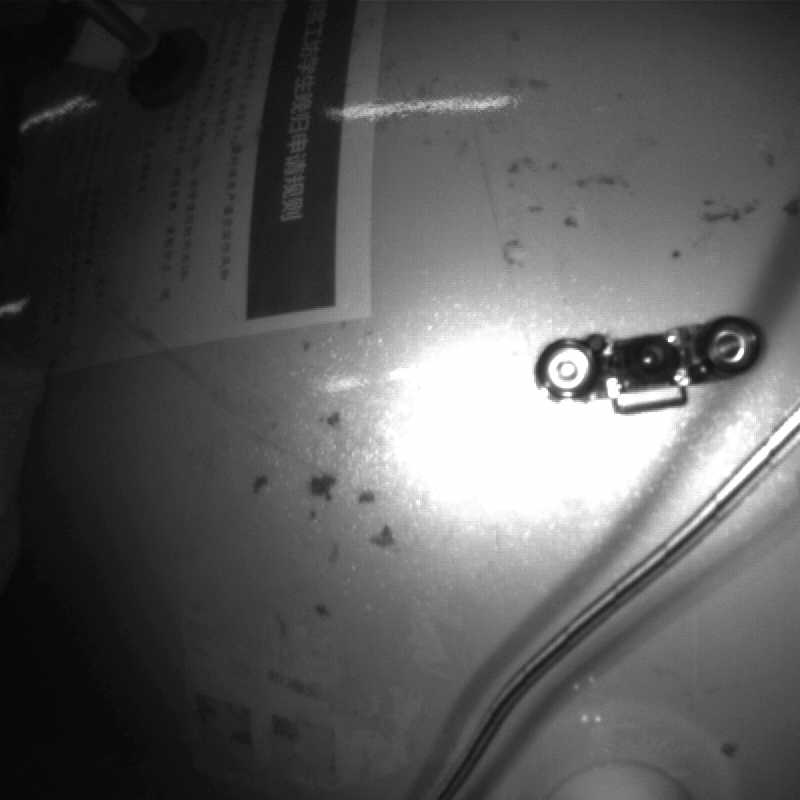
#> input picture project/wifi_test/calibration_runs/2026-08-04-fisheye-10x7-15mm/current_frame.jpg, 800 x 800 px; the run also reads 1 picture not shown here
$ python visual_audit_fisheye.py   (older library calls are emulated)
#> lines starting #> are read from the running program, lines starting #| are printed output that depends on the picture; after the words box and inside, x2 and y2 are one past the last pixel; in counts of white or black regions, pixels touching at a corner belong together; long printed decimals are rounded
from __future__ import annotations
import json
from pathlib import Path
import cv2
import numpy as np

ROOT=Path(__file__).resolve().parent
CAL=json.loads((ROOT/'fisheye_calibration.json').read_text(encoding='utf-8'))
#> (reads project/wifi_test/calibration_runs/2026-08-04-fisheye-10x7-15mm/fisheye_calibration.json from the repository)
K=np.array(CAL['K'],np.float64); D=np.array(CAL['D'],np.float64).reshape(4,1)
SIZE=tuple(CAL['image_size'])
PICKS=['view_034.jpg','view_036.jpg','view_014.jpg','view_005.jpg','view_011.jpg']
OUT=ROOT/'audit'; OUT.mkdir(exist_ok=True)

# Undistortion audit for current frame and extreme calibration views.
for name in ['current_frame.jpg',*PICKS]:
    src=cv2.imread(str(ROOT/name if name=='current_frame.jpg' else ROOT/'views'/name),cv2.IMREAD_GRAYSCALE)
#> src is the input picture: shape (800, 800); min 5, max 255, mean 90
    if src is None: continue
    panels=[cv2.cvtColor(src,cv2.COLOR_GRAY2BGR)]
    cv2.putText(panels[0],'DISTORTED',(12,28),cv2.FONT_HERSHEY_SIMPLEX,.65,(0,255,255),2,cv2.LINE_AA)
    for balance in (0.0,0.5,1.0):
        newK=cv2.fisheye.estimateNewCameraMatrixForUndistortRectify(K,D,SIZE,np.eye(3),balance=balance,new_size=SIZE,fov_scale=1.0)
        map1,map2=cv2.fisheye.initUndistortRectifyMap(K,D,np.eye(3),newK,SIZE,cv2.CV_16SC2)
        und=cv2.remap(src,map1,map2,cv2.INTER_LANCZOS4,borderMode=cv2.BORDER_CONSTANT)
        panel=cv2.cvtColor(und,cv2.COLOR_GRAY2BGR)
        cv2.putText(panel,f'UNDISTORT balance={balance:.1f}',(12,28),cv2.FONT_HERSHEY_SIMPLEX,.65,(0,255,0),2,cv2.LINE_AA)
        panels.append(panel)
#> this loop made 3 passes
#> pass 1, `und=cv2.remap(src,map1,map2,cv2.INTER_LANCZOS4,borderMode=cv2.BORDER_C..`:
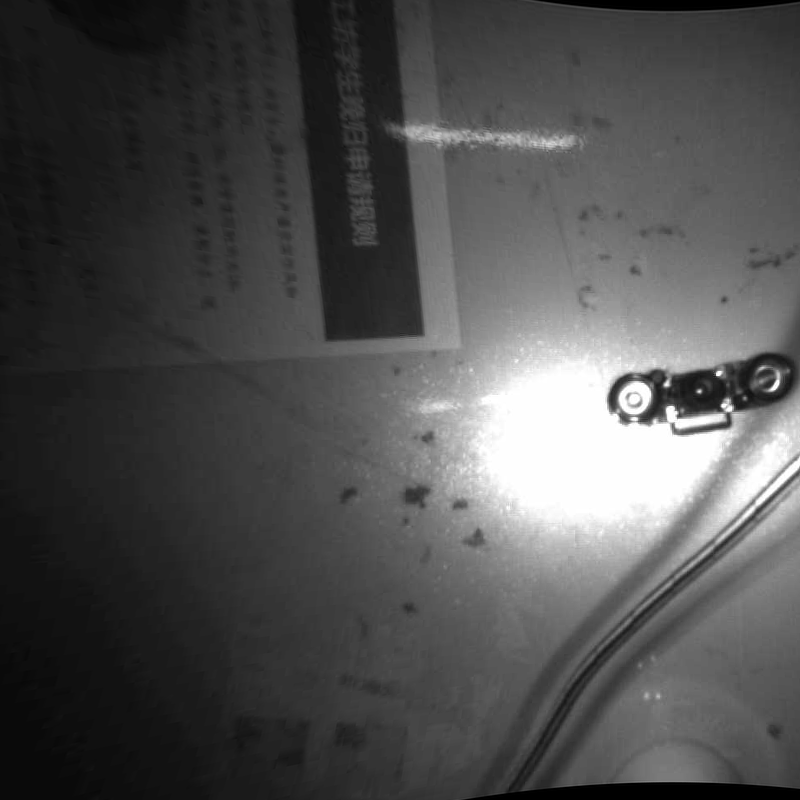
#> und: shape (800, 800); min 0, max 255, mean 78.8
#> pass 2, `und=cv2.remap(src,map1,map2,cv2.INTER_LANCZOS4,borderMode=cv2.BORDER_C..`:
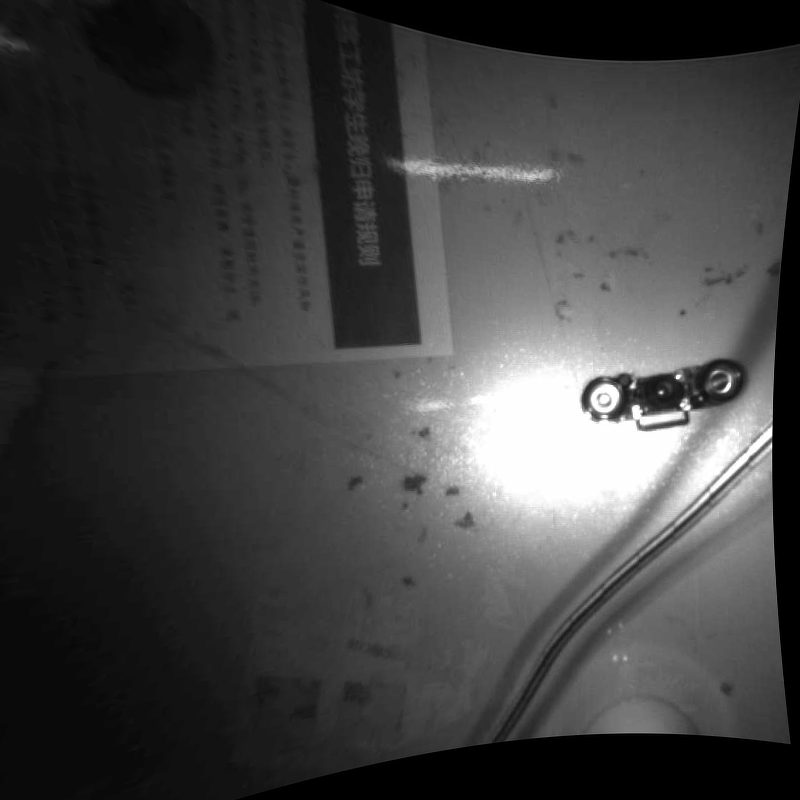
#> und: shape (800, 800); min 0, max 255, mean 65.2
#> after the loop:
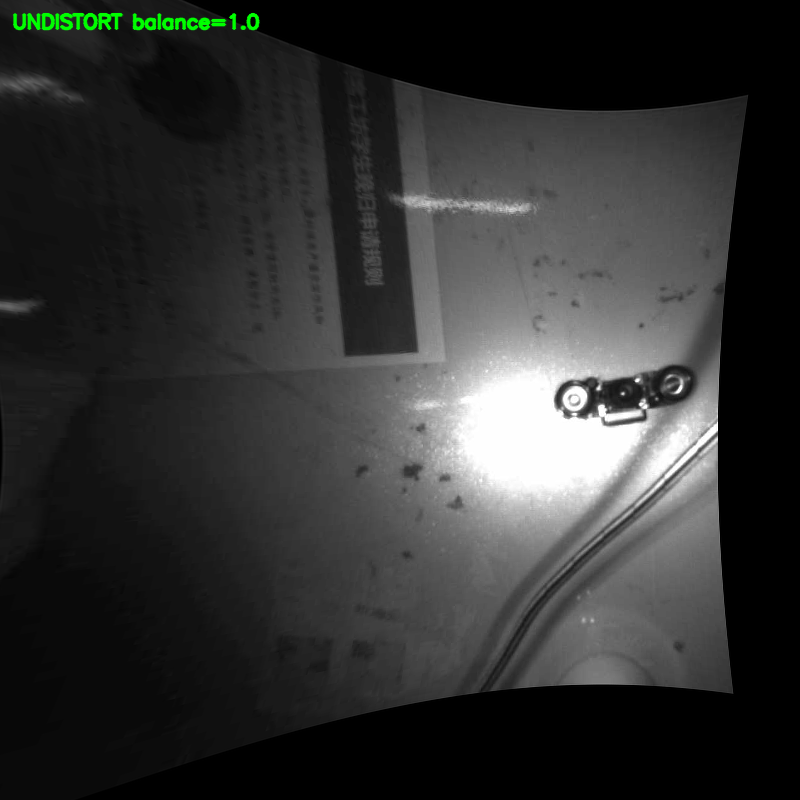
#> panel: shape (800, 800, 3); mean B, G, R 49.4, 50.2, 49.4
#> after the loop, panels = 4 items
    montage=np.hstack(panels)
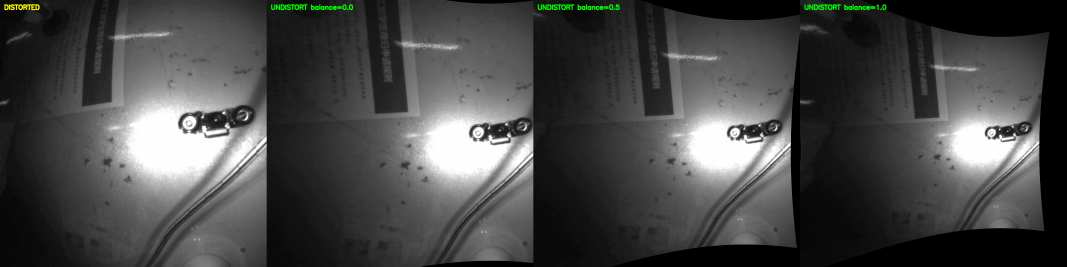
#> montage: shape (800, 3200, 3) (shown at 1/3 size); mean of channels 0, 1, 2 70.8, 71.6, 70.9; drawn as B, G, R
    cv2.imwrite(str(OUT/f'{Path(name).stem}_undistort_montage.jpg'),montage,[cv2.IMWRITE_JPEG_QUALITY,95])
#> pass 2 of the loop `for name in ['current_frame.jpg',*PICKS]:`:
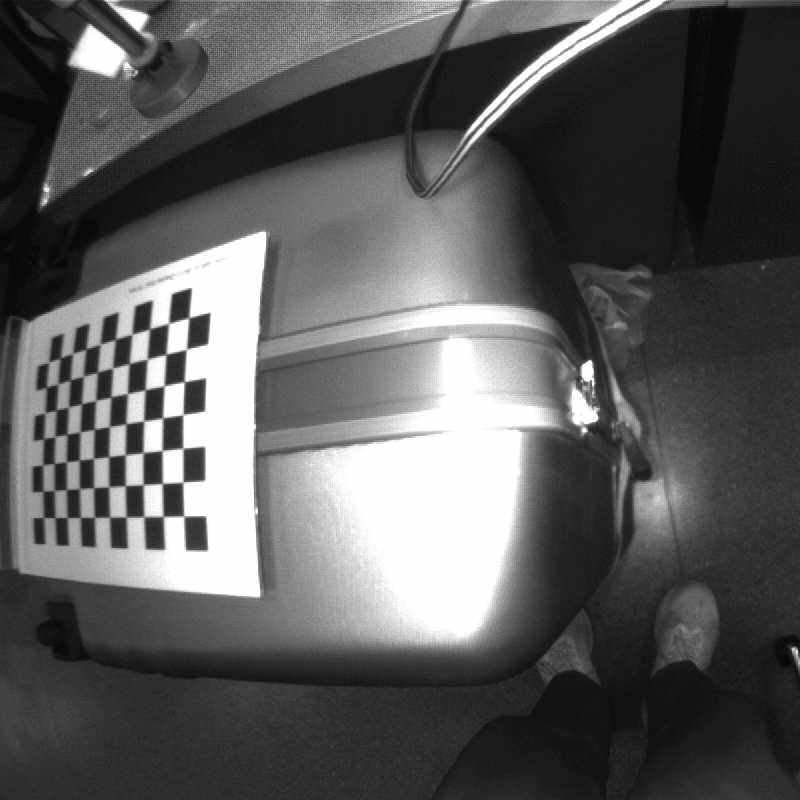
#> input picture project/wifi_test/calibration_runs/2026-08-04-fisheye-10x7-15mm/views/view_034.jpg, 800 x 800 px
#> src is the input picture: shape (800, 800); min 1, max 255, mean 91.3
#> the loop `for balance in (0.0,0.5,1.0):` made 3 passes
#> newK on passes 1 to 3: [[513.3, 0, 671.6], [0, 511.9, 466.1], [0, 0, 1]], [[447.6, 0, 636.8], [0, 446.4, 457.6], [0, 0, 1]], [[381.9, 0, 602.1], [0, 380.9, 449.2], [0, 0, 1]]
#> `montage=np.hstack(panels)`:
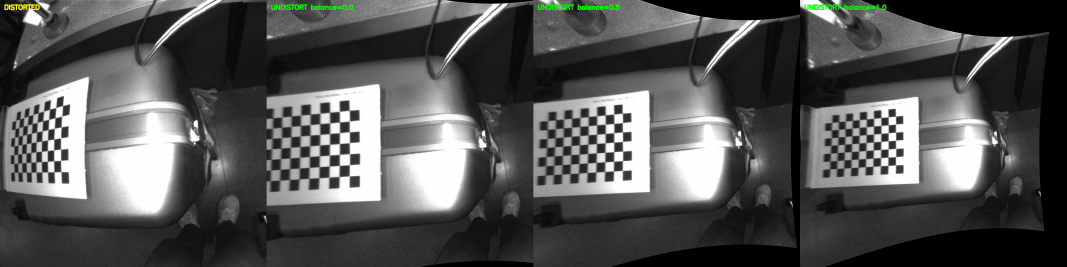
#> montage: shape (800, 3200, 3) (shown at 1/3 size); mean of channels 0, 1, 2 83.6, 84.3, 83.7; drawn as B, G, R
#> pass 3 of the loop `for name in ['current_frame.jpg',*PICKS]:`:
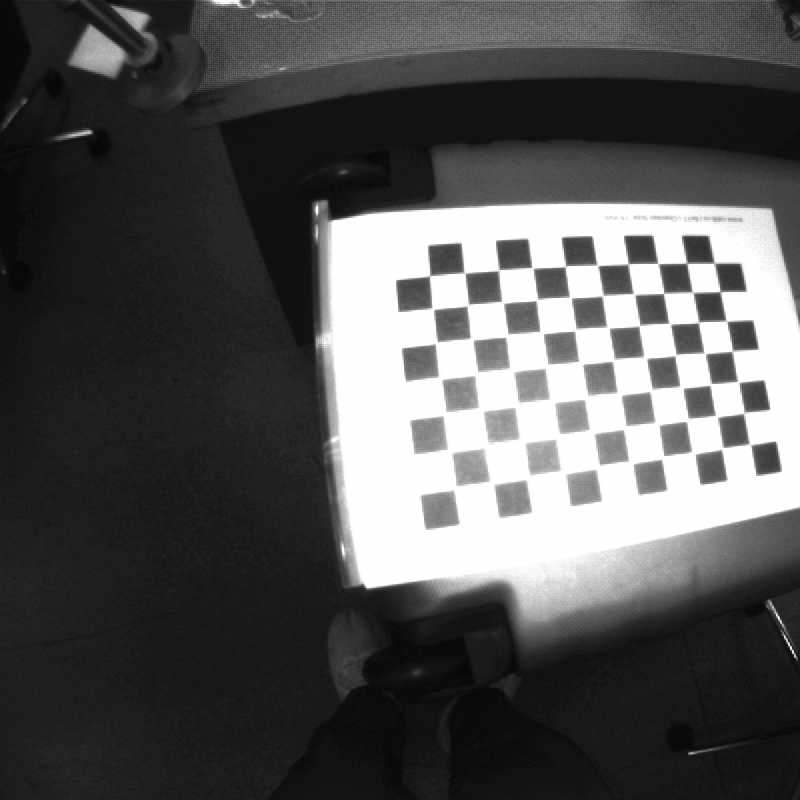
#> input picture project/wifi_test/calibration_runs/2026-08-04-fisheye-10x7-15mm/views/view_036.jpg, 800 x 800 px
#> src is the input picture: shape (800, 800); min 0, max 255, mean 84.7
#> `montage=np.hstack(panels)`:
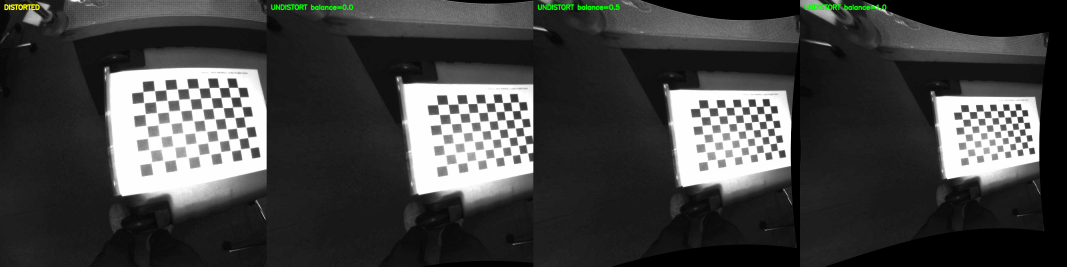
#> montage: shape (800, 3200, 3) (shown at 1/3 size); mean of channels 0, 1, 2 65.6, 66.3, 65.7; drawn as B, G, R
#> the loop made 6 passes; the first 3 are shown

# Reprojection overlays use saved per-view extrinsics recomputed from calibrated K/D.
obj=np.zeros((1,70,3),np.float64); obj[0,:,:2]=np.mgrid[0:10,0:7].T.reshape(-1,2)*15.0
#> after `obj = np.zeros((1, 70, 3), np.float64)`: obj = 70 rows, first 8: [0, 0, 0], [0, 0, 0], [0, 0, 0], [0, 0, 0], [0, 0, 0], [0, 0, 0], [0, 0, 0], [0, 0, 0]
for name in PICKS:
    src=cv2.imread(str(ROOT/'views'/name),cv2.IMREAD_GRAYSCALE)
    found,corners=cv2.findChessboardCorners(src,(10,7),cv2.CALIB_CB_ADAPTIVE_THRESH|cv2.CALIB_CB_NORMALIZE_IMAGE)
    if not found: continue
    corners=cv2.cornerSubPix(src,corners,(7,7),(-1,-1),(cv2.TERM_CRITERIA_EPS+cv2.TERM_CRITERIA_MAX_ITER,50,1e-4)).reshape(1,-1,2).astype(np.float64)
    ok,rvec,tvec=cv2.solvePnP(obj.reshape(-1,3),corners.reshape(-1,2),K,D,flags=cv2.SOLVEPNP_ITERATIVE)
    # solvePnP is pinhole and not valid for fisheye; undistort points then solve normalized.
    norm=cv2.fisheye.undistortPoints(corners,K,D).reshape(-1,2)
    ok,rvec,tvec=cv2.solvePnP(obj.reshape(-1,3),norm,np.eye(3),None,flags=cv2.SOLVEPNP_ITERATIVE)
    projected,_=cv2.fisheye.projectPoints(obj,rvec,tvec,K,D)
    vis=cv2.cvtColor(src,cv2.COLOR_GRAY2BGR)
    for observed,predicted in zip(corners.reshape(-1,2),projected.reshape(-1,2)):
        cv2.circle(vis,tuple(np.round(observed).astype(int)),3,(0,255,0),-1,cv2.LINE_AA)
        cv2.drawMarker(vis,tuple(np.round(predicted).astype(int)),(0,0,255),cv2.MARKER_CROSS,8,1,cv2.LINE_AA)
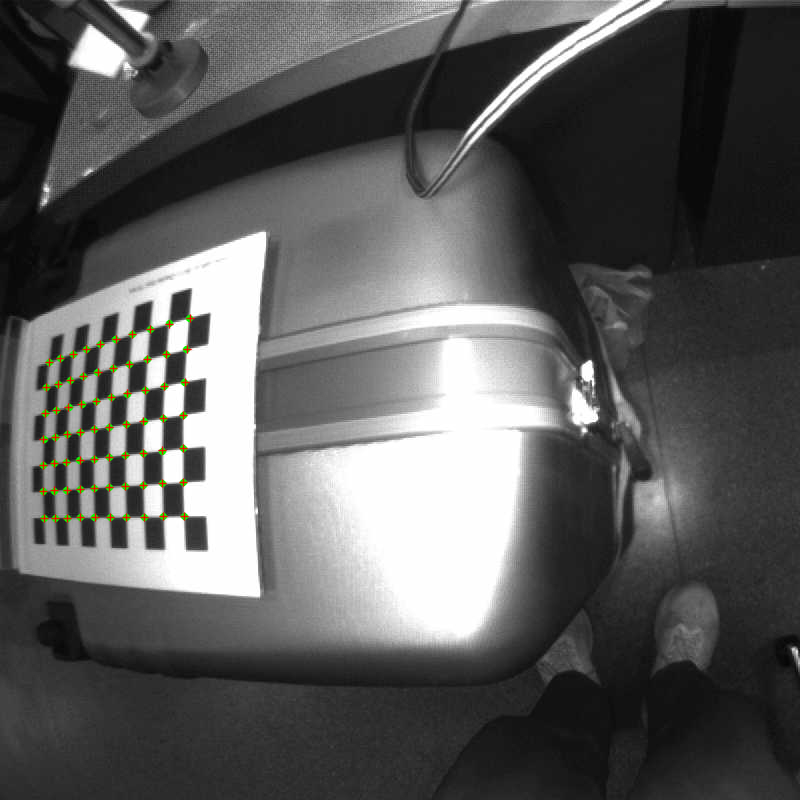
#> vis: shape (800, 800, 3); 0.66% of pixels changed, all inside (x1, y1, x2, y2) = (39, 314, 196, 524)
    err=np.sqrt(np.mean(np.sum((corners.reshape(-1,2)-projected.reshape(-1,2))**2,axis=1)))
    cv2.putText(vis,f'green=observed red=projected RMS={err:.3f}px',(10,28),cv2.FONT_HERSHEY_SIMPLEX,.55,(255,255,0),2,cv2.LINE_AA)
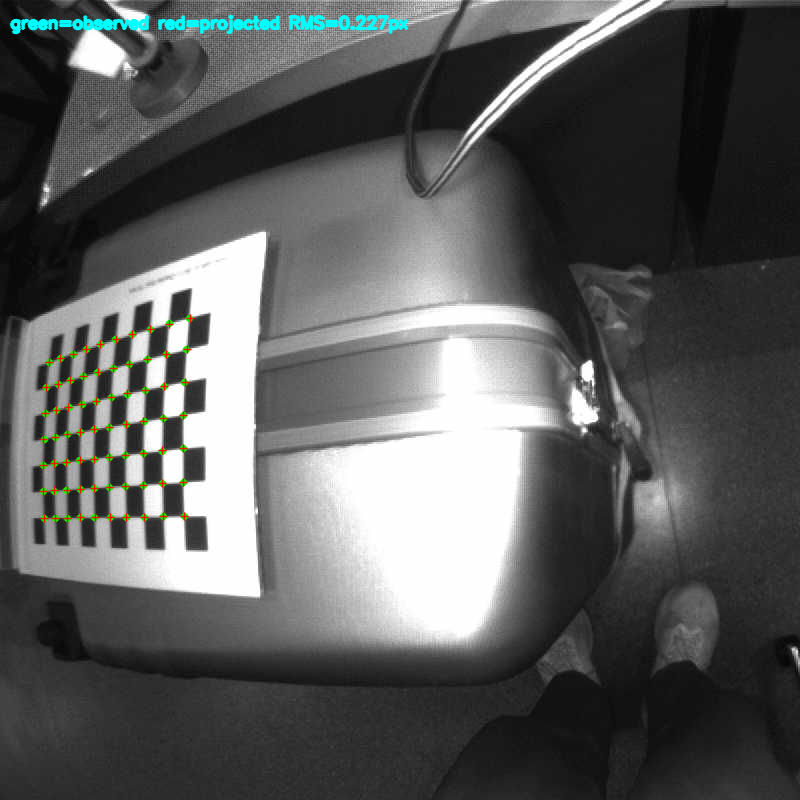
#> vis: shape (800, 800, 3); 0.73% of pixels changed, all inside (x1, y1, x2, y2) = (9, 14, 410, 35)
    cv2.imwrite(str(OUT/f'{Path(name).stem}_reprojection.jpg'),vis,[cv2.IMWRITE_JPEG_QUALITY,95])
#> pass 2 of the loop `for name in PICKS:`:
#> `cv2.putText(vis,f'green=observed red=projected RMS={err:.3f}px',(10,28..`:
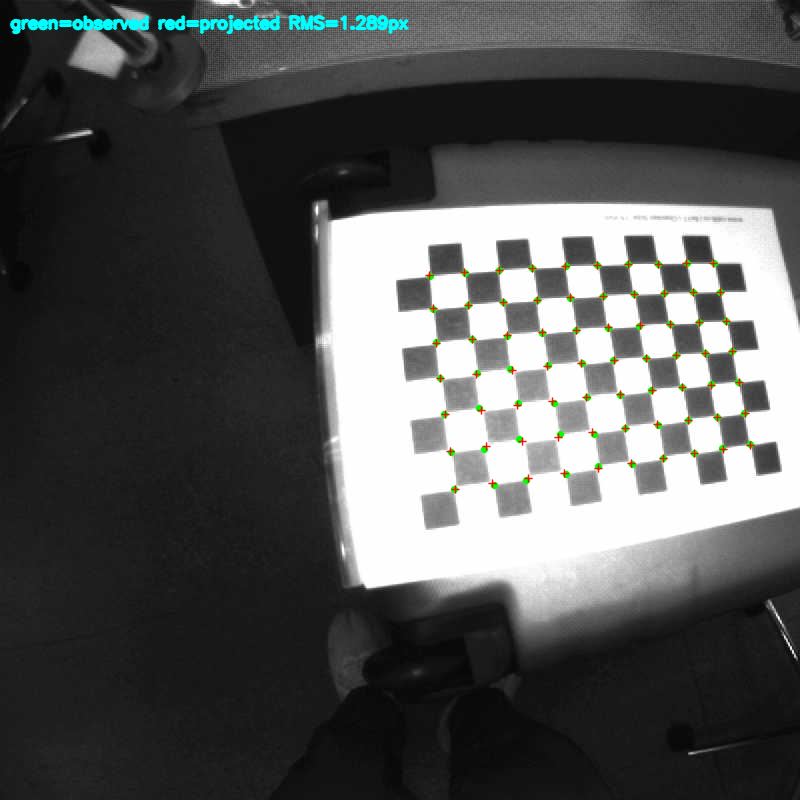
#> vis: shape (800, 800, 3); mean B, G, R 84.6, 85.3, 83.8
#> pass 3 of the loop `for name in PICKS:`:
#> `cv2.putText(vis,f'green=observed red=projected RMS={err:.3f}px',(10,28..`:
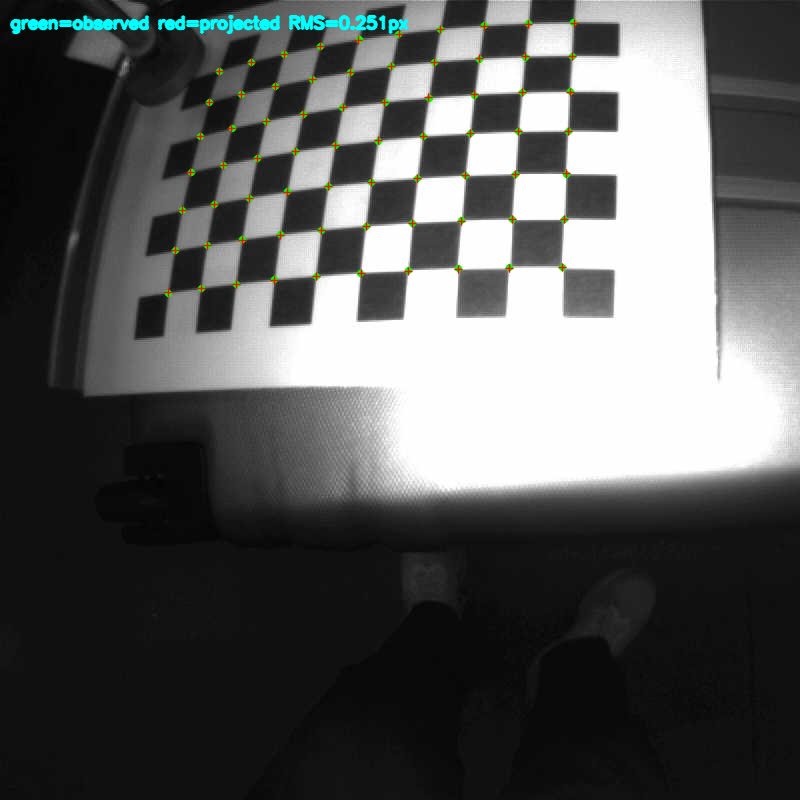
#> vis: shape (800, 800, 3); mean B, G, R 90, 90.7, 89.3
#> the loop made 5 passes; the first 3 are shown

print({'K':K.tolist(),'D':D.reshape(-1).tolist(),'output':str(OUT),'files':len(list(OUT.glob('*.jpg')))})
#| {'K': [[638.075, 0.0, 613.459], [0.0, 636.365, 452.471], [0.0, 0.0, 1.0]], 'D': [-0.06099, 0.09688, -0.1436, 0.06626], 'output': 'project/wifi_test/calibration_runs/2026-08-04-fisheye-10x7-15mm/audit', 'files': 0}
